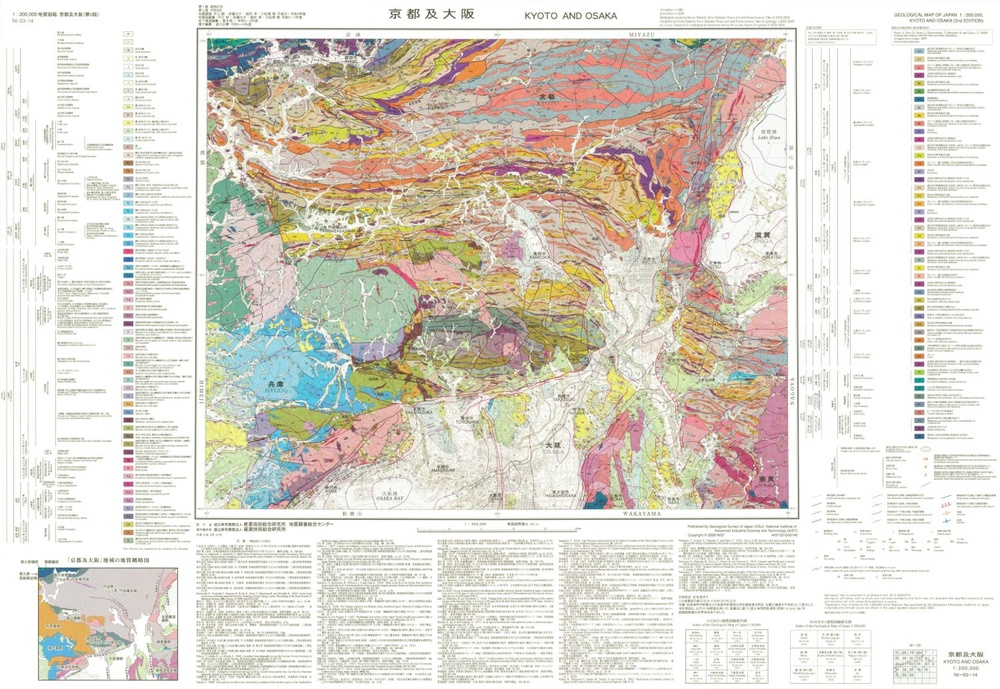
#> input picture source/gsj_200k_kyoto_osaka_2nd.jpg, 1000 x 689 px, shrunk from 1500 x 1034 before the run
$ python make_200k.py
#> lines starting #> are read from the running program, lines starting #| are printed output that depends on the picture
"""20万分の1地質図「京都及大阪（第2版）」から愛宕山周辺を切り出し、Maplat 用の画像と対応点を作る。

図郭（東経135°〜136°、北緯34°40′〜35°20′）の画素位置から、切り出し範囲の四隅の経緯度が決まる。
使い方: python3 tools/make_200k.py
"""
import json
from pathlib import Path

from PIL import Image

ROOT = Path(__file__).resolve().parent.parent
L, R, T, B = 308.5, 1181.5, 57.5, 763.5           # 図郭の画素位置（register200k.py と同じ）
W0, E0, S0, N0 = 135.0, 136.0, 34 + 40 / 60, 35 + 20 / 60
BOX = (135.52, 34.97, 135.78, 35.17)               # 切り出す範囲（西, 南, 東, 北）
K = 4                                              # 拡大率（Maplat のタイルが最大ズーム2・21枚に収まる大きさ）

lon2x = lambda lon: L + (lon - W0) / (E0 - W0) * (R - L)
lat2y = lambda lat: T + (N0 - lat) / (N0 - S0) * (B - T)
x0, y0, x1, y1 = lon2x(BOX[0]), lat2y(BOX[3]), lon2x(BOX[2]), lat2y(BOX[1])

im = Image.open(ROOT / "source" / "gsj_200k_kyoto_osaka_2nd.jpg").convert("RGB")
#> im is the input picture: PIL image 1000x689 RGB; mean R, G, B 221.7, 216.6, 206.1
w, h = round((x1 - x0) * K), round((y1 - y0) * K)
crop = im.transform((w, h), Image.EXTENT, (x0, y0, x1, y1), Image.BICUBIC)
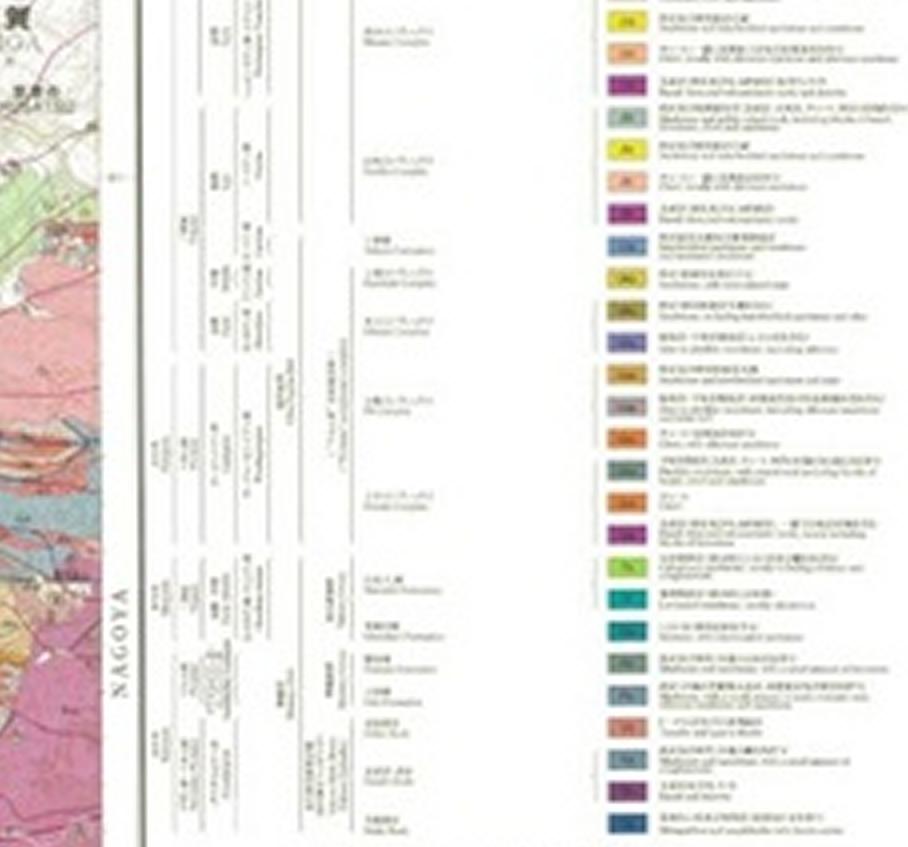
#> crop: PIL image 908x847 RGB; mean R, G, B 237.2, 234.1, 231
crop.save(ROOT / "data" / "figure" / "gsj200k.png")

gcps = [
    [[0, 0], [BOX[0], BOX[3]]], [[w, 0], [BOX[2], BOX[3]]],
    [[0, h], [BOX[0], BOX[1]]], [[w, h], [BOX[2], BOX[1]]],
    [[w / 2, h / 2], [(BOX[0] + BOX[2]) / 2, (BOX[1] + BOX[3]) / 2]],
]
json.dump({"width": w, "height": h, "gcps": gcps}, open(ROOT / "data" / "build" / "gsj200k_gcps.json", "w"))
print("gsj200k", w, h)
